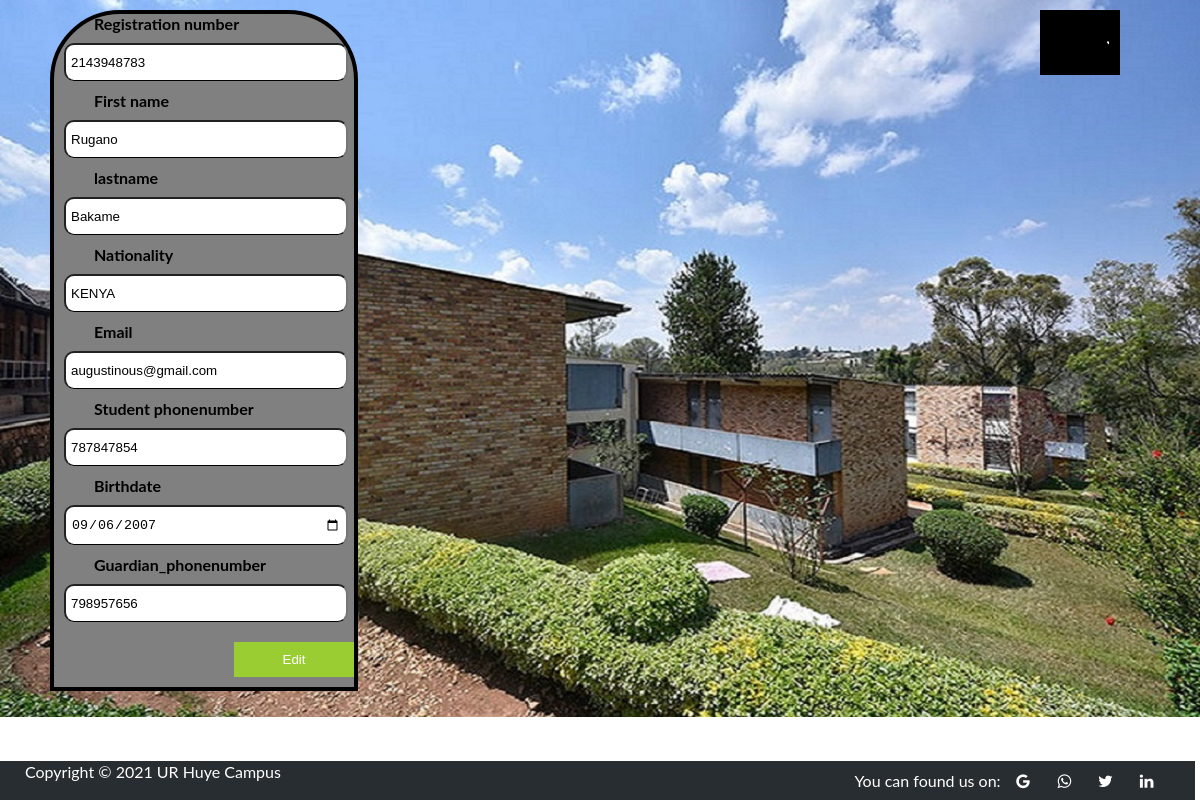
/update.php?id=38 (signed in), run on the app's committed database.
### tables this page shows
CREATE TABLE `applied` (
  `Id` int(255) NOT NULL,
  `Reg_number` int(255) NOT NULL,
  `firstname` varchar(25) NOT NULL,
  `lastname` varchar(25) NOT NULL,
  `nationality` varchar(30) NOT NULL,
  `email` varchar(50) NOT NULL,
  `phonenumber` int(10) NOT NULL,
  `birthdate` date NOT NULL,
  `gender` varchar(10) NOT NULL,
  `college` varchar(20) NOT NULL,
  `level` varchar(255) NOT NULL,
  `sponsorship` varchar(50) NOT NULL,
  `guardian_phone` int(10) NOT NULL,
  `Decision` varchar(30) NOT NULL,
  `hostel_name` varchar(120) NOT NULL,
  `appl_date` timestamp NOT NULL DEFAULT current_timestamp() ON UPDATE current_timestamp(),
  `room` int(11) NOT NULL
);

### update.php (the view, shortened to what this page needs)
<?php
include('account_logout.php');
?>
<html>
  <head>
   </head>
   <body>
     <?php include('connect.php'); ?>
   <form action="update.php" method="POST">
   <?php
     $sql="SELECT* FROM applied WHERE Id='".$_GET['id']."';";
     $result=mysqli_query($conn,$sql);
     if(mysqli_num_rows($result)>0)
     {
        if($row=mysqli_fetch_assoc($result))
        {
   ?>
                      <label>Registration number</label>
                      <input type="text" name="regnumber" maxlength="10" value="<?php echo $row['Reg_number']; ?>">
                        <label>First name</label>
                        <input type="text" name="firstname" value="<?php echo $row['firstname']; ?>">
                        <label>lastname</label>
                        <input type="text" name="lastname" value="<?php echo $row['lastname']; ?>">
                        <label>Nationality</label>
                        <input type="text" name="nationality" value="<?php echo $row['nationality']; ?>">
                        <label for="Email" >Email</label>
                        <input type="email" name="email" value="<?php echo $row['email']; ?>">
                        <label>Student phonenumber</label>
                      <input type="numbers" name="sphone" maxlength="10" value="<?php echo $row['phonenumber']; ?>">
                      <label>Birthdate</label>
                        <input type="date" name="birthdate" value="<?php echo $row['birthdate']; ?>">
                      <label>Guardian_phonenumber </label>
                      <input type="numbers" name="gphone" maxlength="10" value="<?php echo $row['guardian_phone']; ?>">
                        <button type="submit" name="edit">Edit</button>
                        <?php
        }
      }
    ?>
</form>
<?php
 include('footer.php');
?>
   </body>
</html>

### account_logout.php (style rules this page uses)
body { margin:0;font-family:Arial }

### update.php (style rules this page uses)
body { background-image: url('images/mize.png'); background-repeat: no-repeat; background-size: cover; height:50%; padding-top:10px; padding-bottom:10px; margin:auto; }
form { margin-left: 50px; float:left; max-width: 300px; border: 4px solid black; background-color:gray; -webkit-animation: animatezoom 0.6s; animation: animatezoom 0.6s; border-top-right-radius: 70px; border-top-left-radius:70px; }
input { width: 90%; padding: 10px 5px; border-bottom: 1px solid black; border-radius: 10px 10px 10px 10px; outline:none; margin: 10px 10px 10px 10px; }
button { background-color: yellowgreen; color: white; padding: 10px 0; margin: 10px 0; border: none; cursor:pointer; width: 40%; padding:auto; float: right; }
label { margin-left:40px; font-size:16px; font-weight:bold; }

### footer.php (style rules this page uses)
body { font-family: "Lato", sans-serif; }

### data on the page
applied: regnumber "2143948783", firstname "Rugano", lastname "Bakame", nationality "KENYA", email "augustinous@gmail.com", sphone "787847854", birthdate "09/06/2007", gphone "798957656"
